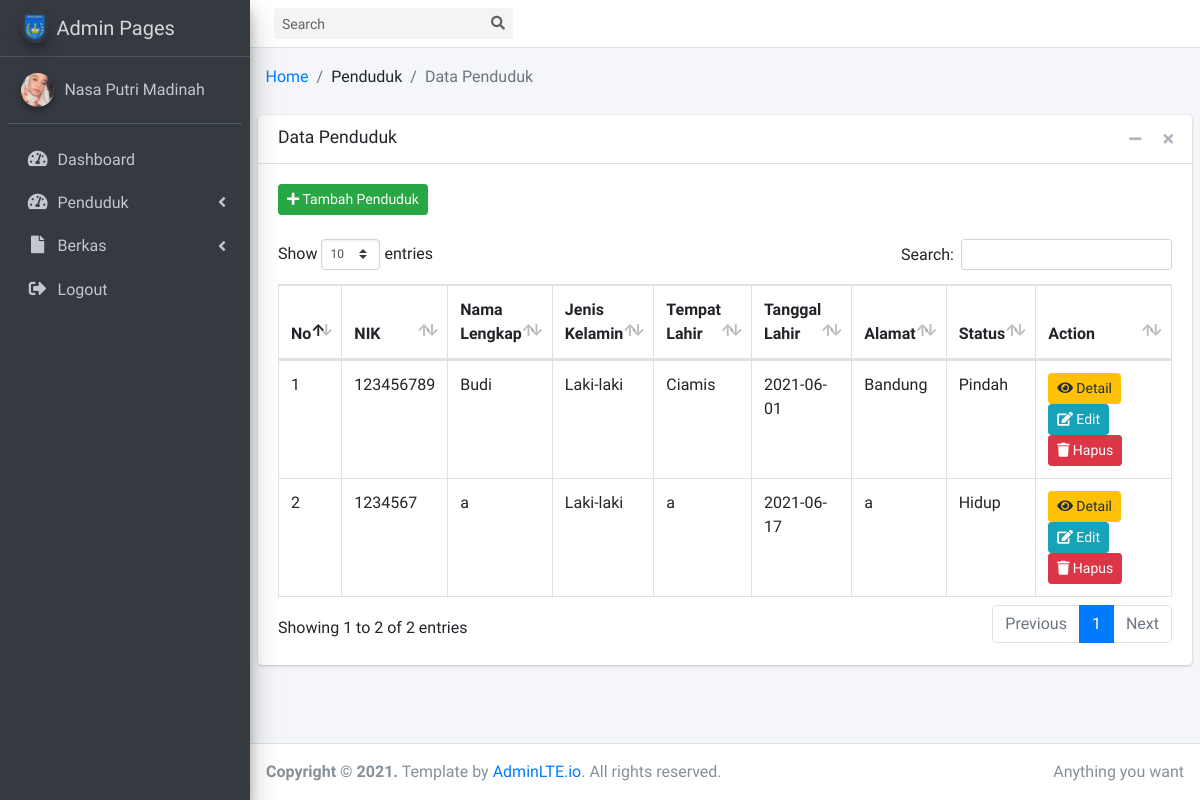
/admin/?page=penduduk (signed in), run on the app's committed database.
### tables this page shows
CREATE TABLE IF NOT EXISTS `tb_penduduk` (
  `id` int(11) NOT NULL AUTO_INCREMENT,
  `nik` varchar(25) DEFAULT NULL,
  `nama_lengkap` varchar(50) DEFAULT NULL,
  `jenis_kelamin` varchar(50) DEFAULT NULL,
  `tempat_lahir` varchar(50) DEFAULT NULL,
  `tanggal_lahir` date DEFAULT NULL,
  `alamat` text,
  `status` varchar(50) DEFAULT NULL,
  PRIMARY KEY (`id`),
  UNIQUE KEY `Index 2` (`nik`)
);

### admin/model/model_penduduk.php (called while the page is built, shortened)
<?php
class Penduduk {
    function koneksi(){
        $db = new Connection();
        $koneksi = $db->ConnectionMySQLi();
        return $koneksi;
    }
    function get_data_penduduk(){
        $data = [];
        $sql = "SELECT * FROM tb_penduduk";
        $query = $this->koneksi()->query($sql);
        while($row = $query->fetch_array()){
            $data[]  = $row;
        }
        return $data;
    }
}
?>

### admin/pages/penduduk.php (the view, shortened to what this page needs)
<?php
$component = isset($_GET['component']) ? $_GET['component'] : null;
switch($component){
?>
<?php
    default:
?>
<section class="content-header">
    <div class="container-fluid">
        <div class="row mb-2">
        <div class="col-sm-12">
                <ol class="breadcrumb float-sm-left">
                    <li class="breadcrumb-item"><a href="#">Home</a></li>
                    <li class="breadcrumb-item ">Penduduk</li>
                    <li class="breadcrumb-item active">Data Penduduk</li>
                </ol>
            </div>
        </div>
    </div>
</section>
<section class="content">
    <div class="card">
        <div class="card-header">
            <h3 class="card-title">Data Penduduk</h3>
            <div class="card-tools">
                <button type="button" class="btn btn-tool" data-card-widget="collapse" data-toggle="tooltip" title="Collapse">
                <i class="fas fa-minus"></i></button>
                <button type="button" class="btn btn-tool" data-card-widget="remove" data-toggle="tooltip" title="Remove">
                <i class="fas fa-times"></i></button>
            </div>
        </div>
        <div class="card-body">
            <a href="?page=penduduk&component=tambah" class="btn btn-success btn-sm"><span class="fa fa-plus"></span> Tambah Penduduk</a><br><br>
            <table class="table table-bordered " id="data-table">
                <thead>
                    <tr>
                        <th width="7%">No</th>
                        <th>NIK</th>
                        <th>Nama Lengkap</th>
                        <th>Jenis Kelamin</th>
                        <th>Tempat Lahir</th>
                        <th>Tanggal Lahir</th>
                        <th>Alamat</th>
                        <th>Status</th>
                        <th width="25%">Action</th>
                    </tr>
                </thead>
                <tbody>
                <?php
                    $no = 1;
                    $data_penduduk = $penduduk->get_data_penduduk();
                    if(!empty($data_penduduk)){
                        foreach($data_penduduk as $data){
                ?>
                    <tr>
                        <td><?= $no++ ?></td>
                        <td><?= $data['nik'] ?></td>
                        <td><?= $data['nama_lengkap'] ?></td>
                        <td><?= $data['jenis_kelamin'] ?></td>
                        <td><?= $data['tempat_lahir'] ?></td>
                        <td><?= $data['tanggal_lahir'] ?></td>
                        <td><?= $data['alamat'] ?></td>
                        <td><?= $data['status'] ?></td>
                        <td>
                            <a href="?page=penduduk&component=detail&nik=<?= $data['nik'] ?>" class="edit btn btn-warning btn-sm" target="_blank"><span class="fa fa-eye"></span> Detail</a>
                            <a href="?page=penduduk&component=edit&id=<?= $data['id'] ?>" class="edit btn btn-info btn-sm"><span class="fa fa-edit"></span> Edit</a>
                            <a href="#" onclick="if(confirm('Apakah Ingin Menghapus Data?')){location.href='?page=penduduk&id_penduduk=<?= $data['id'] ?>'}" class="btn btn-danger btn-sm"><span class="fa fa-trash"></span> Hapus</a>
                        </td>
                    </tr>
                <?php } } ?>
                </tbody>
            </table>
        </div>
    </div>
</section>
<?php
    break;
}
?>

### data on the page
tb_penduduk: nik "123456789", nama_lengkap "Budi", jenis_kelamin "Laki-laki", tempat_lahir "Ciamis", tanggal_lahir "2021-06-01", alamat "Bandung", status "Pindah"
tb_penduduk: nik "1234567", nama_lengkap "a", jenis_kelamin "Laki-laki", tempat_lahir "a", tanggal_lahir "2021-06-17", alamat "a", status "Hidup"
